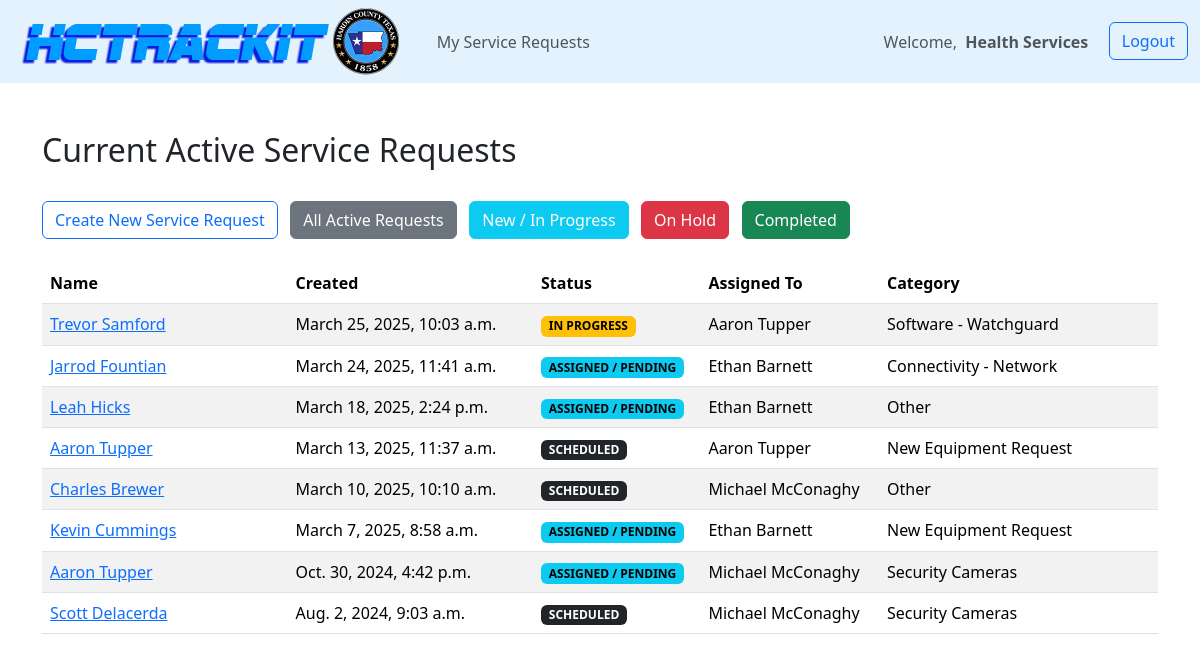
The page /tickets/tickets_current/ (signed in) on the database its author committed.
### tickets/models.py (models this page shows, shortened)
class Ticket(models.Model):
    DEPT_CHOICES = (
                        ("", ""),
                        ("356th District Court", "356th District Court"),
                        ("88th Disctric Court", "88th District Court"),
                        ("Agrilife Extension", "Agrilife Extension"),
                        ("Adult Probation", "Adult Probation"),
                        ("Auditor", "Auditor"),
                        ("Corrections", "Corrections"),
                        ("County Attorney", "County Attorney"),
                        ("County Clerk", "County Clerk"),
                        ("County Commissioner Precinct 1", "County Commissioner Precinct 1"),
                        ("County Commissioner Precinct 2", "County Commissioner Precinct 2"),
                        ("County Commissioner Precinct 3", "County Commissioner Precinct 3"),
                        ("County Commissioner Precinct 4", "County Commissioner Precinct 4"),
                        ("County Judge", "County Judge"),
                        ("Crime Victims Assistance", "Crime Victims Assistance"),
                        ("District Attorney", "District Attorney"),
                        ("District Clerk", "District Clerk"),
                        ("Elections", "Elections"),
                        ("Emergency Management", "Emergency Management"),
                        ("Flood Plain Administration", "Flood Plain Administration"),
                        ("Health Services", "Health Services"),
                        ("Human Resources", "Human Resources"),
                        ("Justice of the Peace Precinct 1", "Justice of the Peace Precinct 1"),
                        ("Justice of the Peace Precinct 2", "Justice of the Peace Precinct 2"),
                        ("Justice of the Peace Precinct 3", "Justice of the Peace Precinct 3"),
                        ("Justice of the Peace Precinct 4", "Justice of the Peace Precinct 4"),
                        ("Justice of the Peace Precinct 5", "Justice of the Peace Precinct 5"),
                        ("Justice of the Peace Precinct 6", "Justice of the Peace Precinct 6"),
                        ("Juvenile Probation", "Juvenile Probation"),
                        ("Maintenance", "Maintenance"),
                        ("Purchasing", "Purchasing"),
                        ("Sheriff's Office", "Sheriff's Office"),
                        ("Tax-Assessor Collector", "Tax-Assessor Collector"),
                        ("Technology", "Technology"),
                        ("Treasurer", "Treasurer"),
                        ("Veterans Services", "Veterans Services"),
    )
    CATEGORY_CHOICES = (
                        ("", ""),
                        ("Audio/Visual Equipment", "Audio/Visual Equipment"),
                        ("Copier", "Copier"),
                        ("Fax", "Fax"),
                        ("Hardware", "Hardware"),
                        ("Move Equipment Request", "Move Equipment Request"),
                        ("New Equipment Request", "New Equipment Request"),
                        ("Other", "Other"),
                        ("Printer", "Printer"),
                        ("Radios", "Radios"),
                        ("Security Cameras", "Security Cameras"),
                        ("Scanner", "Scanner"),
                        ("", ""),
                        ("Connectivity - Network", "Connectivity - Network"),
                        ("Connectivity - Sonic Wall", "Connectivity - Sonic Wall"),
                        ("Connectivity - VPN", "Connectivity - VPN"),
                        ("", ""),
                        ("Cyber Security - Suspicious Email", "Cyber Security - Suspicious Email"),
                        ("Cyber Security - Virus", "Cyber Security - Virus"),
                        ("", ""),
                        ("Phone - Desk Phone", "Desk Phone"),
                        ("Phone - Mobile Phone", "Mobile Phone"),
                        ("", ""),
                        ("Software - CAD", "Software - CAD"),
                        ("Software - DW Spectrum", "Software - DW Spectrum"),
                        ("Software - EDOC", "Software - EDOC"),
                        ("Software - Email", "Software - Email"),
                        ("Software - Internet Browser", "Software - Internet Browser"),
                        ("Software - JMS", "Software - JMS"),
                        ("Software - LGS", "Software - LGS"),
                        ("Software - MDIS", "Software - MDIS"),
                        ("Software - NetData", "Software - NetData"),
                        ("Software - Office", "Software - Office"),
                        ("Software - RMS", "Software - RMS"),
                        ("Software - Watchguard", "Software - Watchguard"),
                        ("Software - Other", "Software - Other"),
                        ("", ""),
                        ("User Access - Controlled Access", "User Access - Controlled Access"),
                        ("User Access - Create New User", "User Access - Create New User"),
                        ("User Access - Network Access", "User Access - Network Access"),
                        ("User Access - Remove User", "User Access - Remove User"),
    )
    created_by = models.ForeignKey(User, default=None, blank=True, on_delete=models.CASCADE)
    status = models.CharField(max_length=50, default="NEW")
    assignedto = models.CharField(max_length=50, default="Unassigned")
    created_at = models.DateTimeField(auto_now_add=True)
    last_updated = models.DateTimeField(auto_now=True)
    completed_at = models.DateTimeField(auto_now=True)
    name = models.CharField(max_length=100)
    email = models.CharField(max_length=100)
    phone = models.CharField(max_length=15)
    department = models.CharField(max_length=200, choices=DEPT_CHOICES)
    category = models.CharField(max_length=200, choices=CATEGORY_CHOICES)
    description = models.TextField(max_length=3000)
    ongoing_notes = models.TextField(max_length=3000, blank=True)
    completed_notes = models.TextField(max_length=3000, blank=True)

### tickets/views.py (the view)
# urls.py: path('tickets_current/', views.ticketsCurrent, name='tickets_current'),
@login_required(login_url='login')
def ticketsCurrent(request):
    tickets = Ticket.objects.all().order_by('-created_at')
    tickets = tickets.filter(Q(status='NEW')
                             | Q(status='ASSIGNED / PENDING')
                             | Q(status='SCHEDULED')
                             | Q(status='IN PROGRESS')
                             )
    if request.method == 'POST':
        username = request.POST['username']
        password = request.POST['password']
        user = authenticate(request, username=username, password=password)
        if user is not None:
            login(request, user)
            return redirect('tickets_home')
        else:
            messages.warning(request, "There was a problem logging in.  Please try again.")
            return redirect('login')
    else:
        return render (request, 'tickets_current.html', {'tickets':tickets})

### tickets/templates/tickets_current.html (shortened to what this page needs)
{% extends "main.html" %}
{% load static %}
{% block content %}
<div class="container">
    <table id="example" class="table table-striped" style="width:100%">
    <br>
    <br>
        <h2>Current Active Service Requests</h2>
        <br>
        <a href="{% url 'tickets_createnew' %}" class="btn btn-outline-primary">Create New Service Request</a>&nbsp;&nbsp;
        <a href="{% url 'tickets_home' %}" class="btn btn btn-secondary">All Active Requests</a>&nbsp;&nbsp;
        <a href="{% url 'tickets_current' %}" class="btn btn btn-info" style="color: white">New / In Progress</a>&nbsp;&nbsp;
        <a href="{% url 'tickets_onhold' %}" class="btn btn btn-danger">On Hold</a>&nbsp;&nbsp;
        <a href="{% url 'tickets_completed' %}" class="btn btn btn-success">Completed</a>&nbsp;&nbsp;
        <br>
        <br>
        <thead>
            <tr>
                <th class="not_mapped_style" style="width: 22%; text-align:left">Name</th>
                <th class="not_mapped_style" style="width: 22%; text-align:left">Created</th>
                <th class="not_mapped_style" style="width: 15%; text-align:left">Status</th>
                <th class="not_mapped_style" style="width: 16%; text-align:left">Assigned To</th>
                <th class="not_mapped_style" style="width: 25%; text-align:left">Category</th>
            </tr>
        </thead>
        <tbody>
            {% for ticket in tickets %}
            <tr>
                <td style="text-align:left"><a href="{% url 'tickets_info' ticket.id %}">{{ ticket.name }}</a></td>
                <td style="text-align:left">{{ ticket.created_at }}</td>
                <td style="text-align:left">
                    {% if ticket.status == "ASSIGNED / PENDING" %}
                        <span class="badge text-bg-info">{{ ticket.status }}</span>
                    {% endif %}
                    {% if ticket.status == "SCHEDULED" %}
                        <span class="badge text-bg-dark">{{ ticket.status }}</span>
                    {% endif %}
                    {% if ticket.status == "IN PROGRESS" %}
                        <span class="badge text-bg-warning">{{ ticket.status }}</span>
                    {% endif %}
                </td>
                <td style="text-align:left">{{ ticket.assignedto }}</td>
                <td style="text-align:left">{{ ticket.category }}</td>
            </tr>
            {% endfor %}
        </tbody>
    </table>
    <br>
    <br>
</div>
{% endblock content %}

### tickets/templates/navbar.html
{% load static %}
<nav class="navbar navbar-expand-sm" style="background-color: #e3f2fd;">
  <img src="{% static 'images/logo.png' %}">&nbsp;&nbsp;&nbsp;&nbsp;
  <div class="container-fluid">
    <div class="navbar-collapse" id="navbarSupportedContent">
      <ul class="navbar-nav ml-auto mb-2 mb-lg-0">
        {% if request.user.is_staff %}
          <li class="nav-item">
            <a class="nav-link" href="{% url 'tickets_home' %}">Service Requests</a>
          </li>
          <li>
            <a class="nav-link">|</a>
          </li>
          <li class="nav-item">
            <a class="nav-link" href="{% url 'projects_home' %}">Project Tracker</a>
          </li>
          <li>
            <a class="nav-link">|</a>
          </li>
          <li class="nav-item">
            <a class="nav-link" href="{% url 'knowledgebase_home' %}">Knowledge Base</a>
          </li>
          <li>
            <a class="nav-link">|</a>
          </li>
          <li class="nav-item dropdown">
            <a class="nav-link dropdown-toggle" href="#" role="button" data-bs-toggle="dropdown" aria-expanded="false">
              Tech Links
            </a>
            <ul class="dropdown-menu">
              <li><a class="dropdown-item" href="https://dashboard.techplusit.com" target="_blank">Managed Services</a></li>
              <li><a class="dropdown-item" href="https://34.237.28.226:8443/manage/account/login?redirect=%2Fmanage" target="_blank">Ubiquiti Controller</a></li>
              <li><a class="dropdown-item" href="http://10.0.0.10/" target="_blank">NEC Controller</a></li>
              <li><a class="dropdown-item" href="{% url 'support_directory' %}" target="_blank">Support Contact Directory</a></li>
              <li><a class="dropdown-item" href="{% url 'credentials' %}" target="_blank">HCTrackIT User Credentials</a></li>
              <li><hr class="dropdown-divider"></li>
              <li><a class="dropdown-item" href="https://admin.microsoft.com/#/users" target="_blank">O365 - User Email Accounts</a></li>
              <li><a class="dropdown-item" href="https://admin.exchange.microsoft.com/#/messagetrace" target="_blank">O365 - Email Message Trace</a></li>
              <li><a class="dropdown-item" href="https://entra.microsoft.com/#view/Microsoft_AAD_UsersAndTenants/UserManagementMenuBlade/~/SignIns/menuId/?Microsoft_AAD_IAM_legacyAADRedirect=true" target="_blank">O365 - Sign-in Logs</a></li>
            </ul>
          </li>
          <li>
            <a class="nav-link">|</a>
          </li>
          <li class="nav-item">
            <a class="nav-link" href="#">Reports</a>
          </li>
      </ul>
      <ul class="navbar-nav ms-auto">
          <li class="nav-item">
            <a class="nav-link">Welcome, &nbsp;<strong>{{request.user.first_name}}&nbsp;&nbsp;&nbsp;</strong></a>
          </li>
          <li class="nav-item">
            <a class="btn btn-outline-primary" href="{% url 'logout' %}">Logout</a>
          </li>
      </ul>
      {% else %}
      <li class="nav-item">
        <a class="nav-link" href="#">My Service Requests</a>
      </li>
    </ul>
    <ul class="navbar-nav ms-auto">
        <li class="nav-item">
          <a class="nav-link">Welcome, &nbsp;<strong>{{request.user.first_name}}&nbsp;&nbsp;&nbsp;</strong></a>
        </li>
        <li class="nav-item">
          <a class="btn btn-outline-primary" href="{% url 'logout' %}">Logout</a>
        </li>
    </ul>
      {% endif %}
    </div>
  </div>
</nav>

### rows shown on the page
Ticket: name "Trevor Samford", created_at "March 25, 2025, 10:03 a.m.", status "IN PROGRESS", assignedto "Aaron Tupper", category "Software - Watchguard"
Ticket: name "Jarrod Fountian", created_at "March 24, 2025, 11:41 a.m.", status "ASSIGNED / PENDING", assignedto "Ethan Barnett", category "Connectivity - Network"
Ticket: name "Leah Hicks", created_at "March 18, 2025, 2:24 p.m.", status "ASSIGNED / PENDING", assignedto "Ethan Barnett", category "Other"
Ticket: name "Aaron Tupper", created_at "March 13, 2025, 11:37 a.m.", status "SCHEDULED", assignedto "Aaron Tupper", category "New Equipment Request"
Ticket: name "Charles Brewer", created_at "March 10, 2025, 10:10 a.m.", status "SCHEDULED", assignedto "Michael McConaghy", category "Other"
Ticket: name "Kevin Cummings", created_at "March 7, 2025, 8:58 a.m.", status "ASSIGNED / PENDING", assignedto "Ethan Barnett", category "New Equipment Request"
Ticket: name "Aaron Tupper", created_at "Oct. 30, 2024, 4:42 p.m.", status "ASSIGNED / PENDING", assignedto "Michael McConaghy", category "Security Cameras"
Ticket: name "Scott Delacerda", created_at "Aug. 2, 2024, 9:03 a.m.", status "SCHEDULED", assignedto "Michael McConaghy", category "Security Cameras"

### other values the page prints
{{ request.user.first_name }} "Health Services"
